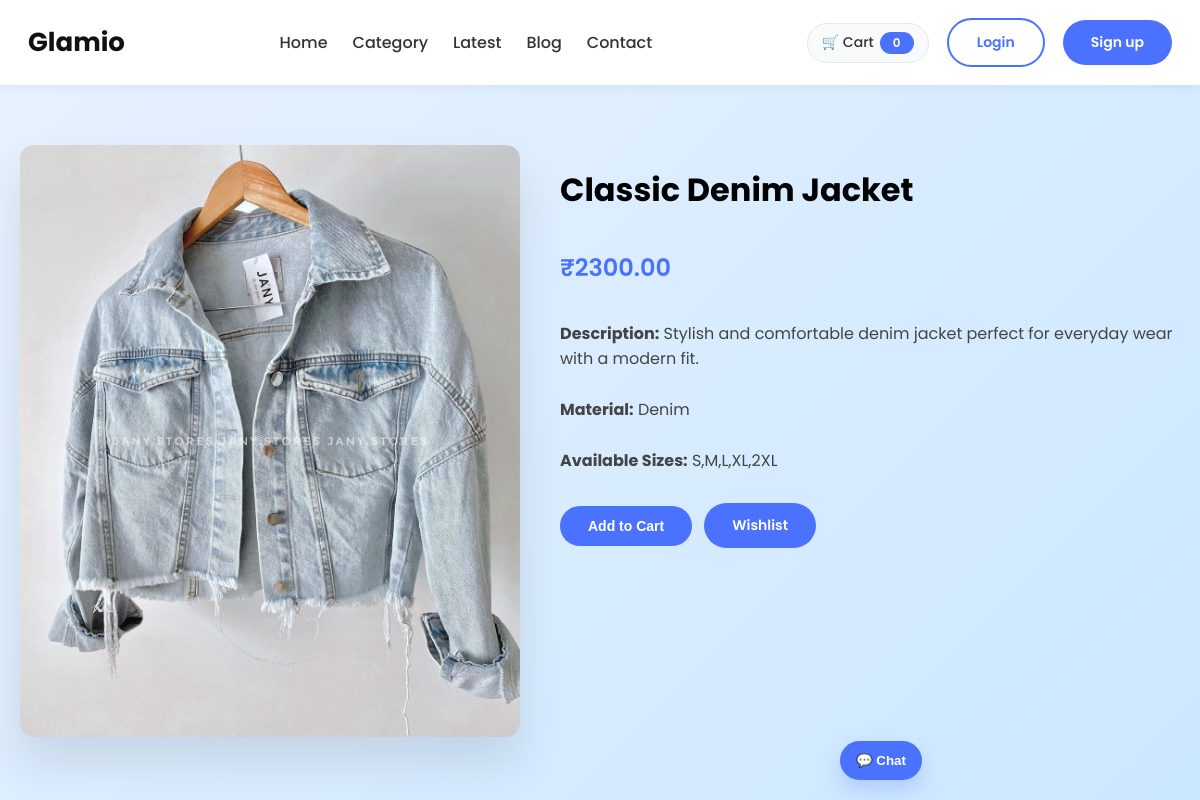
Page /product/classic-denim-jacket/ on the committed database.
### product_app/models.py (models this page shows, shortened)
class ProductModel(models.Model):
    SIZE_CHOICES = [
        ("XS", "XS"),
        ("S", "S"),
        ("M", "M"),
        ("L", "L"),
        ("XL", "XL"),
        ("XXL", "XXL"),
        ("3XL", "3XL"),
        ("4XL", "4XL"),
    ]
    name = models.CharField(max_length=200)
    slug = models.SlugField(unique=True, blank=True)
    category = models.ForeignKey(CategoryModel, on_delete=models.CASCADE)
    price = models.DecimalField(max_digits=10, decimal_places=2)
    description = models.TextField()
    image = models.ImageField(upload_to='products/')
    stock = models.PositiveIntegerField(default=0)
    sizes_available = models.CharField(max_length=50, help_text="Use comma separated values e.g. XS,S,M")
    is_set = models.BooleanField(default=False)
    top_sizes_available = models.CharField(
        max_length=100,
        blank=True,
        null=True,
        help_text="Comma separated TOP sizes e.g. XS,S,M,L"
    )
    bottom_sizes_available = models.CharField(
        max_length=100,
        blank=True,
        null=True,
        help_text="Comma separated BOTTOM sizes e.g. 26,28,30,32 OR S,M,L"
    )
    material = models.CharField(max_length=100, blank=True, null=True)
    color = models.CharField(max_length=200)
    created_at = models.DateTimeField(auto_now_add=True)
    updated_at = models.DateTimeField(auto_now=True)
    is_active = models.BooleanField(default=True)
    def get_sizes_list(self):
        if not self.sizes_available:
            return []
        return [s.strip() for s in self.sizes_available.split(",") if s.strip()]

### product_app/views.py (the view)
# urls.py: path('product/<slug:slug>/', ProductDetailView.as_view(), name='product_detail'),  # Detail page
class ProductDetailView(DetailView):
    model = ProductModel
    template_name = "product_detail.html"
    context_object_name = "product"
    slug_field = "slug"
    slug_url_kwarg = "slug"

### cart_app/context_processors.py (called while the page is built, shortened)
def cart_count(request):
    if not request.user.is_authenticated:
        return {"cart_count": 0}

### product_app/templates/product_detail.html (shortened to what this page needs)
{% extends "base.html" %}
{% load static %}
{% block content %}
<div class="product-page">
    <div class="product-detail">
        <div class="product-image">
            {% if product.image %}
                <img src="{{ product.image.url }}" alt="{{ product.name }}">
            {% else %}
                <img src="{% static 'images/default_product.png' %}" alt="{{ product.name }}">
            {% endif %}
        </div>
        <div class="product-info">
            <h1>{{ product.name }}</h1>
            <p class="price">₹{{ product.price }}</p>
            <p class="description"><strong>Description:</strong> {{ product.description }}</p>
            <p class="description"><strong>Material:</strong> {{ product.material }}</p>
            {% if product.is_set %}
                <p class="description"><strong>Top Sizes:</strong> {{ product.top_sizes_available }}</p>
                <p class="description"><strong>Bottom Sizes:</strong> {{ product.bottom_sizes_available }}</p>
            {% else %}
                <p class="description"><strong>Available Sizes:</strong> {{ product.sizes_available }}</p>
            {% endif %}
            <div class="button-row">
                <button type="button" class="btn-primary" id="open-size-panel">
                    Add to Cart
                </button>
                <a href="{% url 'add_wishlist' product.id %}" class="btn-primary">
                    Wishlist
                </a>
            </div>
        </div>
    </div>
</div>
{% endblock %}

### product_app/templates/base.html (style rules this page uses)
body { margin: 0; font-family: 'Poppins', sans-serif; background: #ffffff; }
.btn-primary { padding: 10px 22px; border-radius: 999px; color: white; background: #4A72FF; border: none; cursor: pointer; text-decoration: none; font-weight: 600; transition: .3s; font-size: 14px; }

### product_app/templates/product_detail.html (style rules this page uses)
.product-page { background: linear-gradient(135deg, #E7F1FF, #CBE7FF); padding: 60px 0; font-family: 'Poppins', sans-serif; }
.product-detail { max-width: 1200px; margin: 0 auto; display: flex; gap: 40px; padding: 0 20px; flex-wrap: wrap; }
.product-detail img { width: 500px; max-width: 100%; border-radius: 14px; box-shadow: 0px 25px 45px rgba(0, 0, 0, 0.10); object-fit: cover; }
.product-info { flex: 1; display: flex; flex-direction: column; }
.product-info h1 { font-size: 32px; font-weight: 700; margin-bottom: 12px; }
.product-info p.price { font-size: 24px; font-weight: 600; color: #4A72FF; margin-bottom: 20px; }
.product-info p.description { font-size: 16px; color: #444; margin-bottom: 10px; }
.button-row { display: flex; flex-wrap: wrap; gap: 12px; margin-top: 20px; align-items: center; }
.btn-primary { padding: 12px 28px; border-radius: 30px; color: white; background: #4A72FF; border: none; cursor: pointer; text-decoration: none; font-weight: 600; display: inline-block; transition: .3s; }

### rows in the picture
ProductModel: image (picture), name "Classic Denim Jacket", price "2300.00", description "Stylish and comfortable denim jacket perfect for everyday wear with a modern fit.", material "Denim", sizes_available "S,M,L,XL,2XL"

### other values in the picture
{{ cart_count|default:"0" }} "0"
